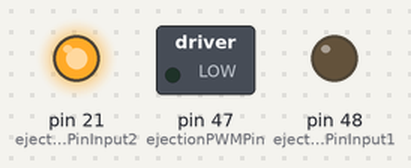
The sketch below on a simulated Arduino Mega 2560, built with avr-gcc and run on an emulated ATmega2560. Parts: switched loads named in the sketch (green lamp = pin HIGH), output pins drawn as LEDs (lit = HIGH).

Above: at 1.5 s.
At 4.5 s:
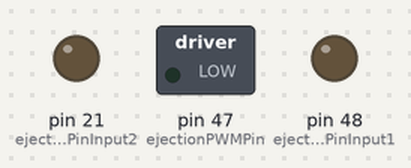
At 7.5 s:
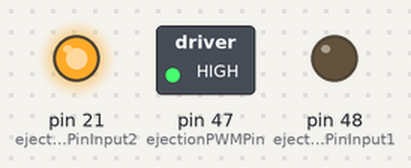
At 10.5 s:
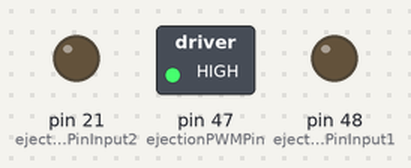
Timing chart, 0 to 15.6 s (numbered marks = the images above):
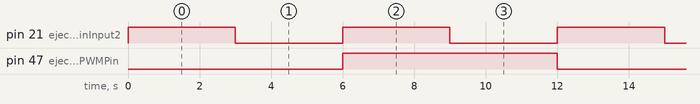

The sketch:

pcb_dc_motor_demo.ino
```cpp
int ejectionPinInput1 = 48;
int ejectionPinInput2 = 21;
int ejectionPWMPin = 47;

void setup() {
  // put your setup code here, to run once:
  pinMode(ejectionPinInput1, OUTPUT);
  pinMode(ejectionPinInput2, OUTPUT);
  pinMode(ejectionPWMPin,  OUTPUT);

}

void loop() {
  analogWrite(ejectionPWMPin, 100); //ENA  pin

  digitalWrite(ejectionPinInput1,  LOW);
  digitalWrite(ejectionPinInput2, HIGH);
  delay(3000);

  digitalWrite(ejectionPinInput1, LOW);
  digitalWrite(ejectionPinInput2, LOW);
  delay(3000);

  analogWrite(ejectionPWMPin, 255); //ENA  pin

  digitalWrite(ejectionPinInput1,  LOW);
  digitalWrite(ejectionPinInput2, HIGH);
  delay(3000);

  digitalWrite(ejectionPinInput1, LOW);
  digitalWrite(ejectionPinInput2, LOW);
  delay(3000);
}
```

Measured:
- by itself, pin 21 (ejectionPinInput2): alternates HIGH for 3.0 s and LOW for 3.0 s
- by itself, pin 47 (ejectionPWMPin): alternates HIGH for 6.0 s and LOW for 6.0 s
- by itself, everything shown: repeats every 12.0 s, in 4 steps
